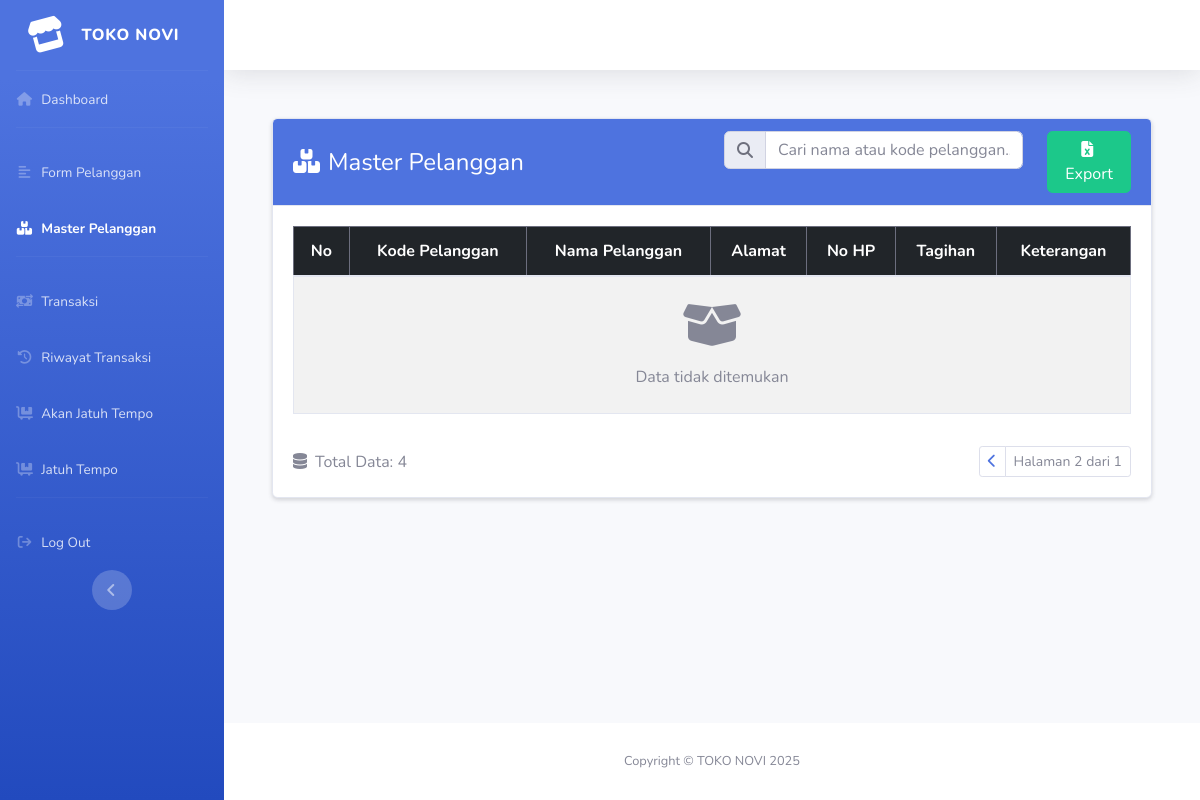
Before: /index.php?page=master_pelanggan&hal=2 (signed in) with the older database file.
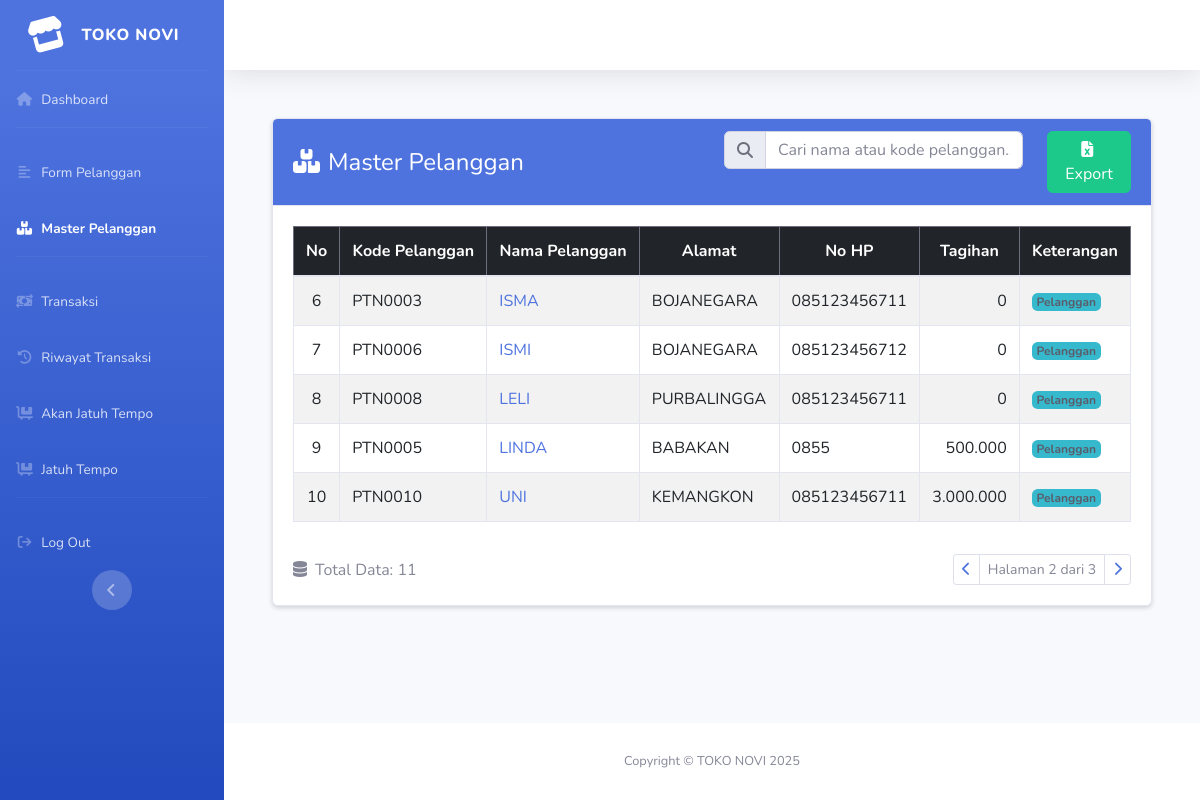
After: the same page with the newer database file.
### tables this page shows
CREATE TABLE `pelanggan` (
  `id` int(11) NOT NULL,
  `kode_pelanggan` varchar(20) NOT NULL,
  `nama_pelanggan` varchar(100) NOT NULL,
  `alamat` varchar(200) NOT NULL,
  `no_hp` varchar(20) NOT NULL,
  `tagihan` int(11) NOT NULL,
  `keterangan` varchar(100) NOT NULL
);

### master_pelanggan.php (the view, shortened to what this page needs)
<?php
include 'config/koneksi.php';
$keyword = $_GET['keyword'] ?? '';
$page = isset($_GET['hal']) ? max(1, intval($_GET['hal'])) : 1;
$limit = 5;
$start = ($page - 1) * $limit;
$where = '';
$count_q = $conn->query("SELECT COUNT(*) as total FROM pelanggan $where");
$total_data = $count_q->fetch_assoc()['total'] ?? 0;
$total_page = ceil($total_data / $limit);
$query = "SELECT * FROM pelanggan $where ORDER BY nama_pelanggan ASC LIMIT $start, $limit";
$pelanggan = $conn->query($query);
?>
<div class="container py-4">
    <div class="card shadow-sm">
        <div class="card-header bg-primary text-white">
            <div class="row align-items-center">
                <div class="col-md-6">
                    <h4 class="mb-0">
                        <i class="fas fa-boxes me-2"></i>Master Pelanggan
                    </h4>
                </div>
                <div class="col-md-6">
                    <div class=" row">
                        <div class="col-md-9">
                            <div class="input-group flex-grow-1">
                                <span class="input-group-text"><i class="fas fa-search"></i></span>
                                <input type="text" id="searchInput" class="form-control"
                                    placeholder="Cari nama atau kode pelanggan..."
                                    value="<?= htmlspecialchars($keyword) ?>">
                            </div>
                        </div>
                        <div class="col-md-3"> <a href="export_pelanggan.php" class="btn btn-success">
                                <i class="fas fa-file-excel me-1"></i>Export
                            </a></div>
                    </div>
                </div>
            </div>
        </div>
        <div class="card-body">
            <div id="tableContainer">
                <div class="table-responsive">
                    <table class="table table-bordered table-hover table-striped text-nowrap align-middle">
                        <thead class="table-dark text-center">
                            <tr>
                                <th>No</th>
                                <th>Kode Pelanggan</th>
                                <th>Nama Pelanggan</th>
                                <th>Alamat</th>
                                <th>No HP</th>
                                <th>Tagihan</th>
                                <th>Keterangan</th>
                            </tr>
                        </thead>
                        <tbody>
                            <?php if ($pelanggan->num_rows): ?>
                                <?php $no = $start + 1; ?>
                                <?php while ($p = $pelanggan->fetch_assoc()): ?>
                                    <tr>
                                        <td class="text-center"><?= $no++ ?></td>
                                        <td><?= htmlspecialchars($p['kode_pelanggan']) ?></td>
                                        <td>
                                            <a href="index.php?page=detail_pelanggan&id=<?= $p['id'] ?>">
                                                <?= htmlspecialchars($p['nama_pelanggan']) ?>
                                            </a>
                                        </td>
                                        <td><?= htmlspecialchars($p['alamat']) ?></td>
                                        <td><?= htmlspecialchars($p['no_hp']) ?></td>
                                        <td class="text-end">
                                            <?= isset($p['tagihan']) ? number_format($p['tagihan'], 0, ',', '.') : '-' ?>
                                        </td>
                                        <td>
                                            <span class="badge bg-info text-dark">Pelanggan</span>
                                        </td>
                                    </tr>
                                <?php endwhile; ?>
                            <?php else: ?>
                                <tr>
                                    <td colspan="7" class="text-center py-4">
                                        <i class="fas fa-box-open fa-3x text-muted mb-3"></i>
                                        <p class="text-muted mb-0">Data tidak ditemukan</p>
                                    </td>
                                </tr>
                            <?php endif; ?>
                        </tbody>
                    </table>
                </div>
                <div class="d-flex justify-content-between align-items-center mt-3 flex-wrap gap-2">
                    <div class="text-muted">
                        <i class="fas fa-database me-2"></i>Total Data: <?= $total_data ?>
                    </div>
                    <div>
                        <nav>
                            <ul class="pagination pagination-sm mb-0">
                                <?php if ($page > 1): ?>
                                    <li class="page-item"><a href="?page=master_pelanggan&hal=<?= $page - 1 ?>" class="page-link"><i class="fas fa-chevron-left"></i></a></li>
                                <?php endif; ?>
                                <li class="page-item disabled"><span class="page-link">Halaman <?= $page ?> dari <?= $total_page ?></span></li>
                                <?php if ($page < $total_page): ?>
                                    <li class="page-item"><a href="?page=master_pelanggan&hal=<?= $page + 1 ?>" class="page-link"><i class="fas fa-chevron-right"></i></a></li>
                                <?php endif; ?>
                            </ul>
                        </nav>
                    </div>
                </div>
            </div>
        </div>
    </div>
</div>

### index.php (shortened to what this page needs)
<?php
include 'config/koneksi.php';
$settings_query = "SELECT * FROM settings WHERE id = 1";
$settings_result = mysqli_query($conn, $settings_query);
$settings = mysqli_fetch_assoc($settings_result);
?>
<!DOCTYPE html>
<html lang="en">
<head>
    <link rel="stylesheet" href="https://cdnjs.cloudflare.com/ajax/libs/font-awesome/6.7.2/css/all.min.css">
    <link href="https://cdn.jsdelivr.net/npm/bootstrap@5.3.0/dist/css/bootstrap.min.css" rel="stylesheet">
    <link rel="stylesheet" href="https://cdnjs.cloudflare.com/ajax/libs/select2/4.0.13/css/select2.min.css" />
    <link href="css/sb-admin-2.min.css" rel="stylesheet">
</head>
<body id="page-top">
    <div id="wrapper">
        <ul class="navbar-nav bg-gradient-primary sidebar sidebar-dark accordion" id="accordionSidebar">
            <a class="sidebar-brand d-flex align-items-center justify-content-center" href="index.php">
                <div class="sidebar-brand-icon rotate-n-15">
                    <i class="fas fa-store"></i>
                </div>
                <div class="sidebar-brand-text mx-3"><?= $settings['nama_toko'] ?? 'Toko Novi' ?></div>
            </a>
            <hr class="sidebar-divider my-0">
            <li class="nav-item <?= !isset($_GET['page']) ? 'active' : '' ?>">
                <a class="nav-link" href="index.php">
                    <i class="fas fa-fw fa-home"></i>
                    <span>Dashboard</span>
                </a>
            </li>
            <hr class="sidebar-divider">
             <li class="nav-item <?= ($_GET['page'] ?? '') == 'form_pelanggan' ? 'active' : '' ?>">
                <a class="nav-link" href="index.php?page=form_pelanggan">
                    <i class="fas fa-fw fa-align-left"></i>
                    <span>Form Pelanggan</span>
                </a>
            </li>
            <li class="nav-item <?= ($_GET['page'] ?? '') == 'master_pelanggan' ? 'active' : '' ?>">
                <a class="nav-link" href="index.php?page=master_pelanggan">
                    <i class="fas fa-fw fa-boxes-stacked"></i>
                    <span>Master Pelanggan</span>
                </a>
            </li>
            <hr class="sidebar-divider">
            <li class="nav-item <?= ($_GET['page'] ?? '') == 'transaksi' ? 'active' : '' ?>">
                <a class="nav-link" href="index.php?page=transaksi">
                    <i class="fas fa-fw fa-money-bill-transfer"></i>
                    <span>Transaksi</span>
                </a>
            </li>
            <li class="nav-item <?= ($_GET['page'] ?? '') == 'riwayat_transaksi' ? 'active' : '' ?>">
                <a class="nav-link" href="index.php?page=riwayat_transaksi">
                    <i class="fas fa-fw fa-clock-rotate-left"></i>
                    <span>Riwayat Transaksi</span>
                </a>
            </li>
            <li class="nav-item <?= ($_GET['page'] ?? '') == 'akan_jt' ? 'active' : '' ?>">
                <a class="nav-link" href="index.php?page=akan_jt">
                    <i class="fas fa-fw fa-cart-flatbed"></i>
                    <span>Akan Jatuh Tempo</span>
                </a>
            </li>
            <li class="nav-item <?= ($_GET['page'] ?? '') == 'jatuh_tempo' ? 'active' : '' ?>">
                <a class="nav-link" href="index.php?page=jatuh_tempo">
                    <i class="fas fa-fw fa-cart-flatbed"></i>
                    <span>Jatuh Tempo</span>
                </a>
            </li>
            <hr class="sidebar-divider d-none d-md-block">
            <li class="nav-item">
                <a class="nav-link" href="logout.php">
                    <i class="fas fa-fw fa-sign-out"></i>
                    <span>Log Out</span>
                </a>
            </li>
            <div class="text-center d-none d-md-inline">
                <button class="rounded-circle border-0" id="sidebarToggle"></button>
            </div>
        </ul>
        <div id="content-wrapper" class="d-flex flex-column">
            <div id="content">
                <nav class="navbar navbar-expand navbar-light bg-white topbar mb-4 static-top shadow">
                </nav>
                <div class="container-fluid">
                    <?php
                    $page = $_GET['page'] ?? 'dashboard';
                    switch ($page) {
                        case 'master_pelanggan':
                            include 'master_pelanggan.php';
                            break;
                    }
                    ?>
                </div>
            </div>
            <footer class="sticky-footer bg-white">
                <div class="container my-auto">
                    <div class="copyright text-center my-auto">
                        <span>Copyright &copy; <?= $settings['nama_toko'] ?? 'TOKO NOVI' ?> 2025</span>
                    </div>
                </div>
            </footer>
        </div>
    </div>
</body>
</html>

Changed rows visible on the page:
now on this page (row edited): pelanggan: kode_pelanggan "PTN0003", nama_pelanggan "ISMA", alamat "BOJANEGARA", no_hp "085123456711", tagihan "0"
added pelanggan: kode_pelanggan "PTN0006", nama_pelanggan "ISMI", alamat "BOJANEGARA", no_hp "085123456712", tagihan "0"
added pelanggan: kode_pelanggan "PTN0008", nama_pelanggan "LELI", alamat "PURBALINGGA", no_hp "085123456711", tagihan "0"
now on this page (row edited): pelanggan: kode_pelanggan "PTN0005", nama_pelanggan "LINDA", alamat "BABAKAN", no_hp "0855", tagihan "500.000"
added pelanggan: kode_pelanggan "PTN0010", nama_pelanggan "UNI", alamat "KEMANGKON", no_hp "085123456711", tagihan "3.000.000"
Other visible differences:
$total_data: "4" → "11"
$total_page: "1" → "3"
text no longer shown: "Data tidak ditemukan"
